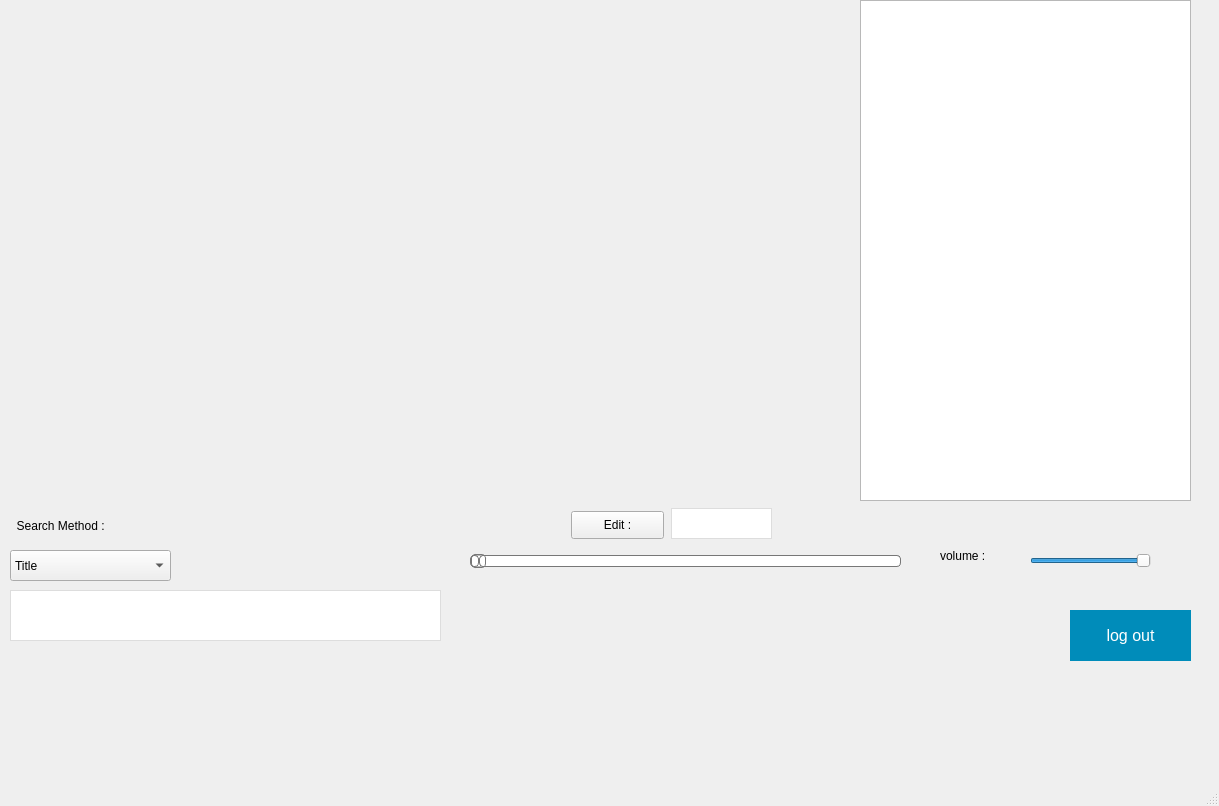
<?xml version="1.0" encoding="UTF-8"?>
<ui version="4.0">
 <class>HELP</class>
 <widget class="QMainWindow" name="HELP">
  <property name="geometry">
   <rect>
    <x>0</x>
    <y>0</y>
    <width>1219</width>
    <height>806</height>
   </rect>
  </property>
  <property name="windowTitle">
   <string>MainWindow</string>
  </property>
  <property name="styleSheet">
   <string notr="true"/>
  </property>
  <widget class="QWidget" name="centralwidget">
   <widget class="QLineEdit" name="lineEdit">
    <property name="geometry">
     <rect>
      <x>10</x>
      <y>590</y>
      <width>431</width>
      <height>51</height>
     </rect>
    </property>
    <property name="styleSheet">
     <string notr="true">width: 100%;
  font-size: 18px;
  padding: 11px;
  border: 1px solid #ddd;</string>
    </property>
    <property name="placeholderText">
     <string comment="search" extracomment="search"/>
    </property>
    <property name="cursorMoveStyle">
     <enum>Qt::VisualMoveStyle</enum>
    </property>
    <property name="clearButtonEnabled">
     <bool>true</bool>
    </property>
   </widget>
   <widget class="QListWidget" name="listWidget">
    <property name="geometry">
     <rect>
      <x>860</x>
      <y>0</y>
      <width>331</width>
      <height>501</height>
     </rect>
    </property>
   </widget>
   <widget class="QSlider" name="sliderProgress">
    <property name="geometry">
     <rect>
      <x>470</x>
      <y>550</y>
      <width>431</width>
      <height>22</height>
     </rect>
    </property>
    <property name="styleSheet">
     <string notr="true">QSlider::groove:horizontal {
border: 1px solid #bbb;
background: white;
height: 10px;
border-radius: 4px;
}

QSlider::sub-page:horizontal {
background: qlineargradient(x1: 0, y1: 0,    x2: 0, y2: 1,
    stop: 0 #66e, stop: 1 #bbf);
background: qlineargradient(x1: 0, y1: 0.2, x2: 1, y2: 1,
    stop: 0 #bbf, stop: 1 #55f);
border: 1px solid #777;
height: 10px;
border-radius: 4px;
}

QSlider::add-page:horizontal {
background: #fff;
border: 1px solid #777;
height: 10px;
border-radius: 4px;
}

QSlider::handle:horizontal {
background: qlineargradient(x1:0, y1:0, x2:1, y2:1,
    stop:0 #eee, stop:1 #ccc);
border: 1px solid #777;
width: 13px;
margin-top: -2px;
margin-bottom: -2px;
border-radius: 4px;
}

QSlider::handle:horizontal:hover {
background: qlineargradient(x1:0, y1:0, x2:1, y2:1,
    stop:0 #fff, stop:1 #ddd);
border: 1px solid #444;
border-radius: 4px;
}

QSlider::sub-page:horizontal:disabled {
background: #bbb;
border-color: #999;
}

QSlider::add-page:horizontal:disabled {
background: #eee;
border-color: #999;
}

QSlider::handle:horizontal:disabled {
background: #eee;
border: 1px solid #aaa;
border-radius: 4px;
}</string>
    </property>
    <property name="orientation">
     <enum>Qt::Horizontal</enum>
    </property>
   </widget>
   <widget class="QWidget" name="layoutWidget">
    <property name="geometry">
     <rect>
      <x>460</x>
      <y>580</y>
      <width>441</width>
      <height>71</height>
     </rect>
    </property>
    <layout class="QHBoxLayout" name="horizontalLayout">
     <item>
      <widget class="QPushButton" name="pushButton_4">
       <property name="styleSheet">
        <string notr="true">border: none;</string>
       </property>
       <property name="text">
        <string/>
       </property>
       <property name="icon">
        <iconset resource="images.qrc">
         <normaloff>:/new/images/26035.png</normaloff>:/new/images/26035.png</iconset>
       </property>
       <property name="iconSize">
        <size>
         <width>40</width>
         <height>50</height>
        </size>
       </property>
      </widget>
     </item>
     <item>
      <widget class="QPushButton" name="pushButton_2">
       <property name="styleSheet">
        <string notr="true">border: none;</string>
       </property>
       <property name="text">
        <string/>
       </property>
       <property name="icon">
        <iconset resource="images.qrc">
         <normaloff>:/new/images/pause-button-png-pause-button-comments-980.png</normaloff>:/new/images/pause-button-png-pause-button-comments-980.png</iconset>
       </property>
       <property name="iconSize">
        <size>
         <width>40</width>
         <height>50</height>
        </size>
       </property>
      </widget>
     </item>
     <item>
      <widget class="QPushButton" name="pushButton">
       <property name="styleSheet">
        <string notr="true">border: none;</string>
       </property>
       <property name="text">
        <string/>
       </property>
       <property name="icon">
        <iconset resource="images.qrc">
         <normaloff>:/new/images/37499.png</normaloff>:/new/images/37499.png</iconset>
       </property>
       <property name="iconSize">
        <size>
         <width>40</width>
         <height>50</height>
        </size>
       </property>
      </widget>
     </item>
     <item>
      <widget class="QPushButton" name="pushButton_3">
       <property name="styleSheet">
        <string notr="true">border: none;</string>
       </property>
       <property name="text">
        <string/>
       </property>
       <property name="icon">
        <iconset resource="images.qrc">
         <normaloff>:/new/images/fastforward-512.png</normaloff>:/new/images/fastforward-512.png</iconset>
       </property>
       <property name="iconSize">
        <size>
         <width>40</width>
         <height>50</height>
        </size>
       </property>
      </widget>
     </item>
     <item>
      <widget class="QPushButton" name="pushButton_5">
       <property name="styleSheet">
        <string notr="true">border: none;</string>
       </property>
       <property name="text">
        <string/>
       </property>
       <property name="icon">
        <iconset resource="images.qrc">
         <normaloff>:/new/images/56691.png</normaloff>:/new/images/56691.png</iconset>
       </property>
       <property name="iconSize">
        <size>
         <width>40</width>
         <height>50</height>
        </size>
       </property>
      </widget>
     </item>
    </layout>
   </widget>
   <widget class="QPushButton" name="pushButton_7">
    <property name="geometry">
     <rect>
      <x>1070</x>
      <y>610</y>
      <width>121</width>
      <height>51</height>
     </rect>
    </property>
    <property name="styleSheet">
     <string notr="true">/*background-color: #008CBA; 
  border: none;
  color: white;
  padding: 15px 32px;
  text-align: center;
  text-decoration: none;
  display: inline-block;
  font-size: 16px;*/
QPushButton{
background-color:  #008CBA; 
  border: none;
  color: white;
  padding: 15px 32px;
  text-align: center;
  text-decoration: none;
  display: inline-block;
  font-size: 16px;
 }
QPushButton#pushButton {
background-color: #008CBA; 
  border: none;
  color: white;
  padding: 15px 32px;
  text-align: center;
  text-decoration: none;
  display: inline-block;
  font-size: 16px;
 }
 QPushButton#pushButton:pressed {
    background-color: #008CBA; 
 }
 QPushButton:hover:!pressed
{
  background-color:#1E90FF;
  color: white;
}</string>
    </property>
    <property name="text">
     <string>log out</string>
    </property>
   </widget>
   <widget class="QLabel" name="label">
    <property name="geometry">
     <rect>
      <x>940</x>
      <y>540</y>
      <width>81</width>
      <height>31</height>
     </rect>
    </property>
    <property name="text">
     <string>volume :</string>
    </property>
   </widget>
   <widget class="QSlider" name="sliderVolume">
    <property name="geometry">
     <rect>
      <x>1030</x>
      <y>550</y>
      <width>121</width>
      <height>22</height>
     </rect>
    </property>
    <property name="styleSheet">
     <string notr="true"/>
    </property>
    <property name="value">
     <number>99</number>
    </property>
    <property name="orientation">
     <enum>Qt::Horizontal</enum>
    </property>
   </widget>
   <widget class="QComboBox" name="comboBox">
    <property name="geometry">
     <rect>
      <x>10</x>
      <y>550</y>
      <width>161</width>
      <height>31</height>
     </rect>
    </property>
    <property name="styleSheet">
     <string notr="true"/>
    </property>
    <item>
     <property name="text">
      <string>Title</string>
     </property>
    </item>
    <item>
     <property name="text">
      <string>Artist</string>
     </property>
    </item>
    <item>
     <property name="text">
      <string>Genere</string>
     </property>
    </item>
    <item>
     <property name="text">
      <string>Release year</string>
     </property>
    </item>
    <item>
     <property name="text">
      <string>Album</string>
     </property>
    </item>
   </widget>
   <widget class="QLabel" name="label_3">
    <property name="geometry">
     <rect>
      <x>10</x>
      <y>510</y>
      <width>121</width>
      <height>31</height>
     </rect>
    </property>
    <property name="text">
     <string>  Search Method :</string>
    </property>
   </widget>
   <widget class="QPushButton" name="pushButton_6">
    <property name="geometry">
     <rect>
      <x>571</x>
      <y>511</y>
      <width>93</width>
      <height>28</height>
     </rect>
    </property>
    <property name="text">
     <string>Edit :</string>
    </property>
   </widget>
   <widget class="QLineEdit" name="lineEdit_2">
    <property name="geometry">
     <rect>
      <x>671</x>
      <y>508</y>
      <width>101</width>
      <height>31</height>
     </rect>
    </property>
    <property name="styleSheet">
     <string notr="true">width: 100%;
  font-size: 12px;
  padding: 8px;
  border: 1px solid #ddd;</string>
    </property>
   </widget>
   <zorder>listWidget</zorder>
   <zorder>lineEdit</zorder>
   <zorder>sliderProgress</zorder>
   <zorder>layoutWidget</zorder>
   <zorder>pushButton_7</zorder>
   <zorder>label</zorder>
   <zorder>sliderVolume</zorder>
   <zorder>comboBox</zorder>
   <zorder>label_3</zorder>
   <zorder>pushButton_6</zorder>
   <zorder>lineEdit_2</zorder>
  </widget>
  <widget class="QMenuBar" name="menubar">
   <property name="geometry">
    <rect>
     <x>0</x>
     <y>0</y>
     <width>1219</width>
     <height>26</height>
    </rect>
   </property>
  </widget>
  <widget class="QStatusBar" name="statusbar"/>
 </widget>
 <resources>
  <include location="images.qrc"/>
 </resources>
 <connections/>
</ui>
